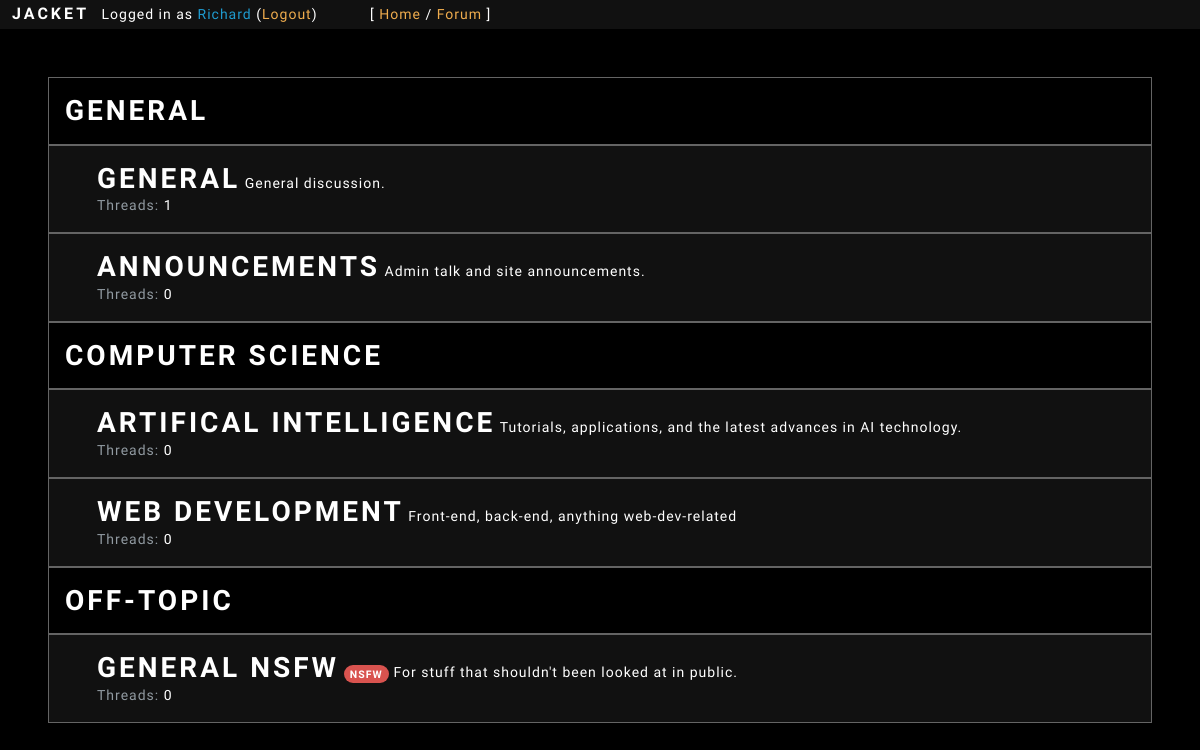
The page /forum/ (signed in) on the database its author committed.
### forum/models.py (models this page shows)
class Subforum(models.Model):
	key = models.CharField(max_length=10, default=gen_key, unique=True)
	category = models.CharField(max_length=25)
	name = models.CharField(max_length=50)
	description = models.TextField(max_length=250, blank=True)
	nsfw = models.BooleanField(default=False)

### forum/views.py (the view)
# urls.py: path('', views.forum, name="forum"),
def forum(request):
	if not check_login(request):
		return redirect('home')
	context = {}
	load_user_context(request, context)
	context['subforums'] = {}
	subforums = Subforum.objects.all()
	for subforum in subforums:
		try:
			context['subforums'][subforum.category][subforum.key] = {
				'name': subforum.name,
				'description': subforum.description,
				'nsfw': subforum.nsfw,
				'thread_count': subforum.thread_set.count()
			}
		except KeyError:
			context['subforums'][subforum.category] = {
				subforum.key: {
					'name': subforum.name,
					'description': subforum.description,
					'nsfw': subforum.nsfw,
					'thread_count': subforum.thread_set.count()
				}
			}
	return render(request, 'forum/subforums.html', context)

### general/views.py (called while the page is built)
def check_login(request):
	try:
		if request.session['user_id'] is not None:
			return True
	except KeyError:
		return False

def load_user_context(request, context):
	context['user'] = {
		'id': request.session['user_id'],
		'username': request.session['user_name']
	}

### forum/templates/forum/subforums.html
{% extends 'general/base.html' %}
{% block content %}
<main class="p-5 text-light">
	{% for category, subs in subforums.items %}
	<div class="bg-pitch-dark border border-grey pt-3 pl-3 pb-2">
		<h2 class="text-light">{{ category }}</h2>
	</div>
	{% for key, subforum in subs.items %}
	<a class="n-h-u d-block subforum bg-ap-dark border border-grey p-3 pl-5" href="{% url 'subforum' %}?s={{ key }}">
		<div class="d-block">
			<h2 class="d-inline text-light">{{ subforum.name }}</h2>
				{% if subforum.nsfw == True %}
				<span class="d-inline badge badge-pill badge-danger">NSFW</span>
				{% endif %}
			<p class="d-inline text-light m-0">{{ subforum.description }}</p>
		</div>
		<div class="d-block">
			<p class="text-secondary m-0">Threads: <span class="text-light">{{ subforum.thread_count }}</span></p>
		</div>
	</a>
	{% endfor %}
	{% endfor %}
</main>
{% endblock %}

### general/templates/general/base.html (shortened to what this page needs)
{% load static %}
<!DOCTYPE html>
<html lang="en">
<head>
	<link rel="stylesheet" href="{% static 'css/bootstrap.css' %}">
	<link rel="stylesheet" href="{% static 'css/jacket.css' %}">
</head>
<body class="bg-pitch-dark">
	{% block header %} {% include 'general/header.html' %} {% endblock %}
	{% block content %}
	{% endblock %}
</body>
</html>

### general/templates/general/header.html
<header class="sticky-top text-light bg-ap-dark m-0 p-1">
	<h5 class="d-inline text-light mx-2">JACKET</h5>
	<p class="d-inline">
		Logged in as <span class="text-info">{{ user.username }}</span>
		(<a class="text-warning" href="{% url 'logout' %}">Logout</a>)
	</p>
	<p class="d-inline ml-5">
		[
		<a class="text-warning" href="{% url 'home' %}">Home</a> /
		<a class="text-warning" href="{% url 'forum' %}">Forum</a>
		]
	</p>
</header>

### rows shown on the page
Subforum: subforums "GENERAL", name "GENERAL", description "General discussion."
Subforum: name "ANNOUNCEMENTS", description "Admin talk and site announcements."
Subforum: subforums "COMPUTER SCIENCE", name "ARTIFICAL INTELLIGENCE", description "Tutorials, applications, and the latest advances in AI technology."
Subforum: name "WEB DEVELOPMENT", description "Front-end, back-end, anything web-dev-related"
Subforum: subforums "OFF-TOPIC", name "GENERAL NSFW", description "For stuff that shouldn't been looked at in public."

### other values the page prints
{{ user.username }} "Richard"
{{ subforum.thread_count }} "1" "0" "0" "0" "0"
